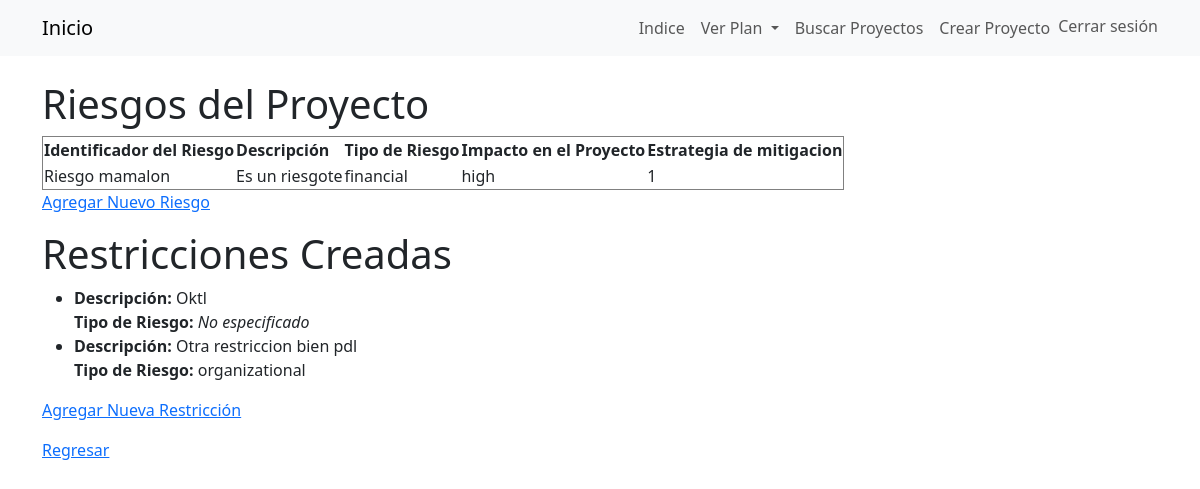
The app's page /project-plan/10/view-risks/ with its own data.
### creadorAPP/models.py (models this page shows, shortened)
class ProjectRisks(models.Model):
    RISK_TYPES = [
        ('Técnico', 'Técnico'),
        ('Organizativo', 'Organizativo'),
        ('Financiero', 'Financiero'),
    ]
    MITIGATION_STRATEGIES = [
        ('Evitar', 'Evitar'),
        ('Aceptar', 'Aceptar'),
        ('Transferir', 'Transferir'),
        ('Controlar', 'Controlar'),
    ]
    project_plan = models.ForeignKey(ProjectPlan, on_delete=models.CASCADE, related_name='risks')
    risk_identifier = models.CharField(max_length=50, unique=True)
    description = models.TextField()
    risk_type = models.CharField(max_length=30, choices=RISK_TYPES)
    identification_date = models.DateField(auto_now_add=True)
    probability = models.CharField(max_length=30, choices=[
        ('Baja', 'Baja'),
        ('Media', 'Media'),
        ('Alta', 'Alta'),
    ])
    severity_level = models.CharField(max_length=30, choices=[
        ('Bajo', 'Bajo'),
        ('Medio', 'Medio'),
        ('Alto', 'Alto'),
    ])
    mitigation_strategy = models.CharField(max_length=30, choices=MITIGATION_STRATEGIES)

class Restriccion(models.Model):
    RISK_TYPES = [
       ('Técnico', 'Técnico'),
        ('Organizativo', 'Organizativo'),
        ('Financiero', 'Financiero'),
    ]
    proyecto = models.ForeignKey(ProjectPlan, on_delete=models.CASCADE, related_name='restricciones')
    descripcion = models.TextField(help_text="Descripción de la restricción.")
    tipo_riesgo = models.CharField(
        max_length=30,
        choices=RISK_TYPES,
        verbose_name="Tipo de Riesgo",
        null=True,
        blank=True,
        help_text="Tipo de riesgo asociado con esta restricción."
    )
    fecha_creacion = models.DateTimeField(auto_now_add=True)

### creadorAPP/views.py (the view)
# urls.py: path('project-plan/<int:project_id>/view-risks/', views.view_risks, name='view_risks'),
def view_risks(request, project_id):
    project_risks = ProjectRisks.objects.filter(project_plan = project_id)
    restricciones = Restriccion.objects.filter(proyecto=project_id)
    return render(request, 'projects/view_risks.html', {'project_risks': project_risks, 'project_id': project_id, 'restricciones':restricciones})

### creadorAPP/templates/projects/view_risks.html (shortened to what this page needs)
{% extends 'base.html' %}
{% block content %}
<body>
    <h1>Riesgos del Proyecto</h1>
    {% if project_risks %}
        <table border="1">
            <thead>
                <tr>
                    <th>Identificador del Riesgo</th>
                    <th>Descripción</th>
                    <th>Tipo de Riesgo</th>
                    <th>Impacto en el Proyecto</th>
                    <th>Estrategia de mitigacion</th>
                </tr>
            </thead>
            <tbody>
                {% for risk in project_risks %}
                    <tr>
                        <td>{{ risk.risk_identifier }}</td>
                        <td>{{ risk.description }}</td>
                        <td>{{ risk.risk_type }}</td>
                        <td>{{ risk.severity_level }}</td>
                        <td>{{ risk.mitigation_strategy }}</td>
                    </tr>
                {% endfor %}
            </tbody>
        </table>
    {% else %}
        <p>No hay riesgos del proyecto registrados aún.</p>
    {% endif %}
    <p><a href="{% url 'define_risks' project_id %}">Agregar Nuevo Riesgo</a></p>
    <h1>Restricciones Creadas</h1>
    {% if restricciones %}
        <ul>
            {% for restriccion in restricciones %}
                <li>
                <strong>Descripción:</strong> {{ restriccion.descripcion }}<br>
                <strong>Tipo de Riesgo:</strong>
                {% if restriccion.tipo_riesgo %}
                    {{ restriccion.get_tipo_riesgo_display }}
                {% else %}
                    <em>No especificado</em>
                {% endif %}
                </li>
            {% endfor %}
        </ul>
    {% else %}
        <p>No hay restricciones creadas aún.</p>
    {% endif %}
    <p><a href="{% url 'agregar_restriccion' project_id %}">Agregar Nueva Restricción</a></p>
    <p><a href="{% url 'view_project_plan' project_id %}">Regresar</a></p>
</body>
{% endblock %}

### records on screen
ProjectRisks: risk_identifier "Riesgo mamalon", description "Es un riesgote", risk_type "financial", severity_level "high", mitigation_strategy "1"
Restriccion: descripcion "Oktl", shows "No especificado"
Restriccion: descripcion "Otra restriccion bien pdl", tipo_riesgo "organizational"
